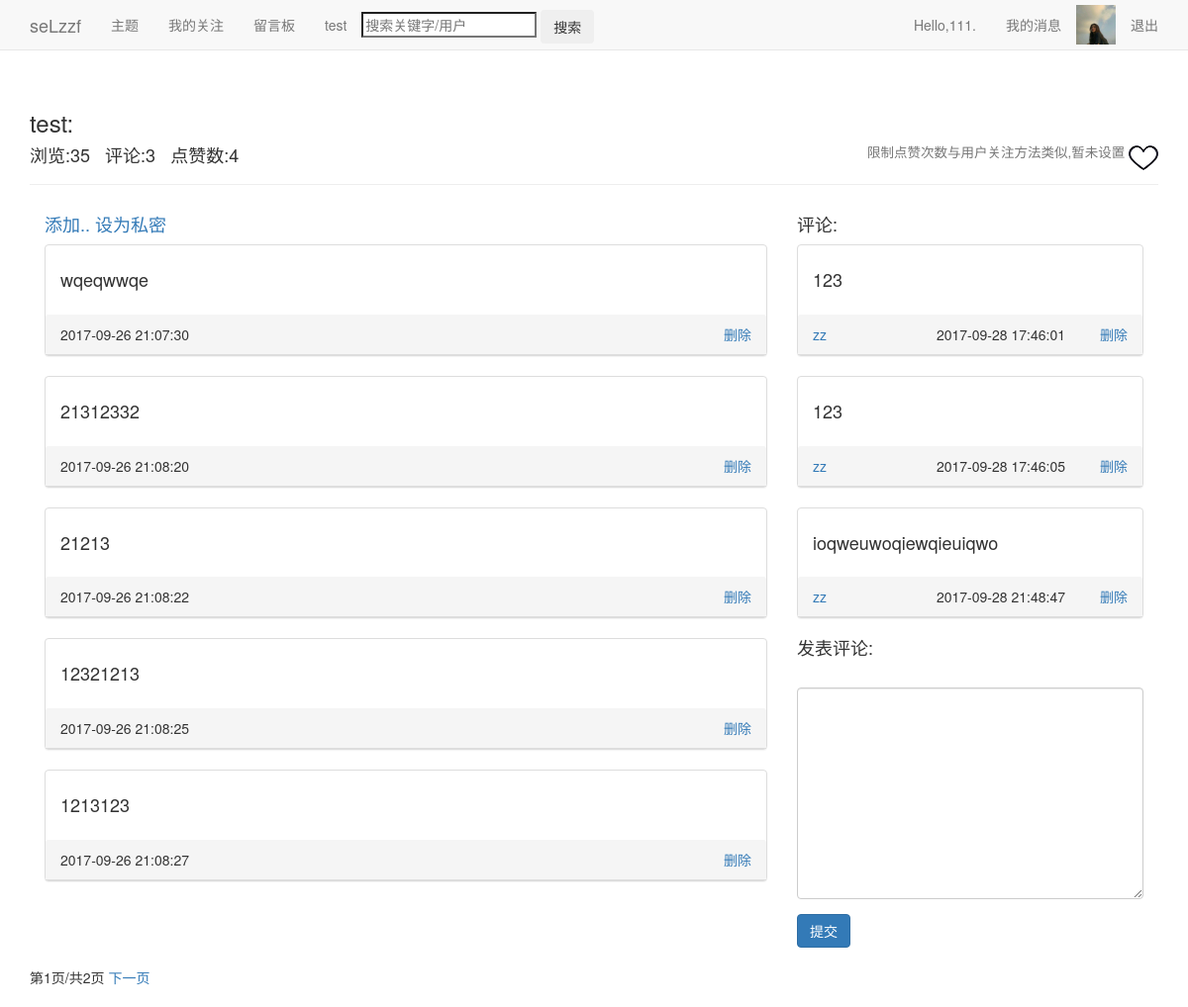
The app's page /themes/87/58/ (signed in) with its own data.
### users/models.py (models this page shows, shortened)
class Userinfo(models.Model):
	user=models.OneToOneField(User)
	pic=models.ImageField(upload_to='images',default='images/default.jpg',verbose_name='头像',blank=True)
	sex=models.CharField('性别',max_length=2,choices=(
	('男','♂'),('女','♀')),blank=True)
	birthday=models.DateField('生日',default='2000-01-01',blank=True)
	school=models.TextField('学校',max_length=50,default='暂未设置所在学校')
	autograph=models.TextField('个性签名',max_length=50,default='暂未设置个性签名')

### blogs/models.py (models this page shows, shortened)
class Theme(models.Model):
	owner=models.ForeignKey(User)
	title=models.CharField('标题',max_length=20)
	date_added=models.DateTimeField(auto_now_add=True)
	date_updated=models.DateTimeField(auto_now=True)
	设为私密=models.BooleanField(default=False)
	views=models.PositiveIntegerField(default=0)
	praises=models.PositiveIntegerField(default=0)
	def increase_views(self):
		self.views+=1
		self.save(update_fields=['views'])

class Note(models.Model):
	title=models.ForeignKey(Theme)
	text=models.TextField('写下....')
	date_added=models.DateTimeField(auto_now_add=True)

### comments/models.py (models this page shows, shortened)
class Comment(models.Model):
	belong=models.ForeignKey(Theme)
	message=models.TextField('')
	publisher=models.ForeignKey(User)
	date_added=models.DateTimeField(auto_now_add=True)

### blogs/views.py (the view, shortened to what this page needs)
# urls.py: url(r'^themes/(?P<user_id>\d+)/(?P<theme_id>\d+)/$',views.theme,name='theme'),
@login_required
def theme(request,user_id,theme_id):
	request_user=request.user
	page_user=get_object_or_404(User,id=user_id)
	try:
		theme=Theme.objects.get(id=theme_id)
		theme.increase_views()
	except:
		return HttpResponse('手动404。')
	if theme.设为私密==True:
		if theme.owner!=request_user:
			return Http404
	notes=Note.objects.filter(title=theme).order_by('date_added')
	comment_form=CommentForm()
	comments=theme.comment_set.order_by('date_added')
	notes_pages=Paginator(notes,5)
	page_num_notes=request.GET.get('page_n')
	try:
		notes_page=notes_pages.page(page_num_notes)
	except PageNotAnInteger:
		notes_page=notes_pages.page(1)
	except EmptyPage:
		notes_page=notes_pages.page(notes_pages.num_pages)
	comments_pages=Paginator(comments,5)
	page_num_comments=request.GET.get('page_c')
	context={'theme':theme,'page_user':page_user,'request_user':request_user,'comments':comments,'notes_page':notes_page,'notes_pages':notes_pages,'comment_form':comment_form}
	return render(request,'blogs/theme.html',context)

### comments/forms.py
class CommentForm(forms.ModelForm):
	class Meta:
		model=Comment
		fields=['message']
		lables={}

### blog/context_processor.py (called while the page is built)
def request_userinfo(request):
	user=request.user
	try:
		request_userinfo=Userinfo.objects.get(user=user)
		return {'request_userinfo':request_userinfo}
	except:
		return {'request_userinfo':'请登录.'}

### blogs/templates/blogs/theme.html (shortened to what this page needs)
{% extends "blogs/base.html" %}
{% load bootstrap3 %}
{% load static %}
{% block header %}
  <h3>{{ theme.title }}:</h3>
  <h4>
  <li style='display:inline-block'>浏览:{{theme.views}} &nbsp </li>
  <li style='display:inline-block'>评论:{{comments.count}} &nbsp </li>
  <li id='praise' style='display:inline-block'>点赞数:{{theme.praises}}</li>
  <a><img style="float:right;" id='praise_pic' src="{% static 'images/praise.png' %}"/></a><small style="float:right;">限制点赞次数与用户关注方法类似,暂未设置&nbsp </small>
  </h4>
{% endblock header %}
{% block content %}
<div class="col-md-8">
  <p><h4>
    {% if page_user == request_user %}
      <a href="{% url 'blogs:new_note' theme.id %}">添加..</a>
      {% if theme.设为私密 %}
        <a href="{% url 'blogs:privacy' theme.id %}">设为公开</a>
      {% else %}
        <a href="{% url 'blogs:privacy' theme.id %}">设为私密</a>
      {% endif %}
    {% endif %}
  </h4></p>
{% for note in notes_page %}
  <div class='panel panel-default'>
    <div class='panel-body'>
	  <h4>{{ note.text|linebreaks }}</h4>
    </div>
    <div class='panel-heading'>
        {{note.date_added|date:'Y-m-d H:i:s'}} &nbsp
	  {% if page_user == request_user %}
	    <a style="float:right;" href="{% url 'blogs:delete_note' theme.id note.id %}">删除</a>
	  {% endif %}
    </div>
  </div>
{% empty %}
  <h3><li>there have no note in here.let's add your first note!</li></h3>
{% endfor %}
</div>
<div class="col-md-4">
  <h4>评论:</h4>
  {% for comment in comments %}
  <div class='panel panel-default'>
    <div class='panel-body'>
	  <h4>
      {{ comment.message|linebreaks }}</hr>
	  </h4>
    </div>
    <div class='panel-heading'>
	   <a href="{% url 'users:userinfo' comment.publisher.id %}">{{comment.publisher}}</a>
      <div style="float:right;">{{comment.date_added|date:'Y-m-d H:i:s'}}
	  {% if page_user == request_user %}
	    <a href="">删除</a>
	  {% endif %}
      </div>
    </div>
  </div>
  {% empty %}
  <h3><li>暂时还没有评论。</li></h3>
  {% endfor %}
  <div>
  <h4>发表评论:</h4>
  <form method='POST' action="{% url 'comments:handle_comment' theme.id %}">
    {% bootstrap_form comment_form %}
    {% buttons %}
	<button name='submit' class='btn btn-primary'>提交</button>
	{% endbuttons %}
  </form>
  </div>
</div>
<div class='pagination col-md-12'>
  <span class='current'>第{{ notes_page.number }}页/共{{ notes_pages.num_pages }}页</span>
  {% if notes_page.has_next %}
    <a href="?page_n={{ notes_page.next_page_number }}">下一页</a>
  {% endif %}
</div>
{% endblock content %}

### blogs/templates/blogs/base.html (shortened to what this page needs)
{% load bootstrap3 %}
{% load static %}
<!DOCTYPE html>
<html lang='en'>
<head>
  {% bootstrap_css %}
</head>
<body>
  <nav class='navbar navbar-default navbar-static-top'>
    <div class='container'>
	  <div class='navbar-header'>
	    <a class='navbar-brand' href="{% url 'blogs:index' %}">seLzzf</a>
	  </div>
	  <div id='navbar' class='navbar-collapse collapse'>
	    <ul class='nav navbar-nav'>
		  <li><a href="{% url 'blogs:themes' page_user.id %}">主题</a></li>
		  {% if user == page_user %}
		  <li><a href="{% url 'action:action' user.id %}">我的关注</a></li>
		  {% endif %}
		  <li><a href="{% url 'message:message' page_user.id %}">留言板</a></li>
		  <li><a href="{% url 'blogs:test' %}">test</a></li>
		  <li style='margin-top:10px' class='search'>
		    <form method='post' action="{% url 'blogs:search' %}">
		    <input name='search' type='search' placeholder='搜索关键字/用户'>
		    <input class='btn' type='submit' value='搜索'>
		    </form>
		  </li>
		</ul>
		<ul class='nav navbar-nav navbar-right'>
		  {% if user.is_authenticated %}
			<li><a href="{% url 'users:userinfo' user.id %}">Hello,{{ user.username }}.</a></li>
			<li><a href="{% url 'users:news' %}">我的消息</a></li>
			<li><img style='margin-top:5px' src="{{ request_userinfo.pic.url }}" alt='pic' height="40" width="40"/></li>
			<li><a href="{% url 'users:logout' %}">退出</a></li>
		  {% endif %}
		</ul>
	  </div>
	</div>
  </nav>
  <div class='container'>
    <div class='page-header'>
      {% block header %}{% endblock header %}
    </div>
    <div>
      {% block content %}{% endblock content %}
	</div>
  </div>
</body>
</html>

### records on screen
Userinfo: pic (picture)
Theme: title "test", views "35", praises "4"
Note: text "wqeqwwqe", date_added "2017-09-26 21:07:30"
Note: text "21312332", date_added "2017-09-26 21:08:20"
Note: text "21213", date_added "2017-09-26 21:08:22"
Note: text "12321213", date_added "2017-09-26 21:08:25"
Note: text "1213123", date_added "2017-09-26 21:08:27"
Comment: message "123", publisher "zz", date_added "2017-09-28 17:46:01"
Comment: message "123", publisher "zz", date_added "2017-09-28 17:46:05"
Comment: message "ioqweuwoqiewqieuiqwo", publisher "zz", date_added "2017-09-28 21:48:47"

### other values on screen
{{ user.username }} "111"
{{ comments.count }} "3"
{{ notes_page.number }} "1"
{{ notes_pages.num_pages }} "2"
